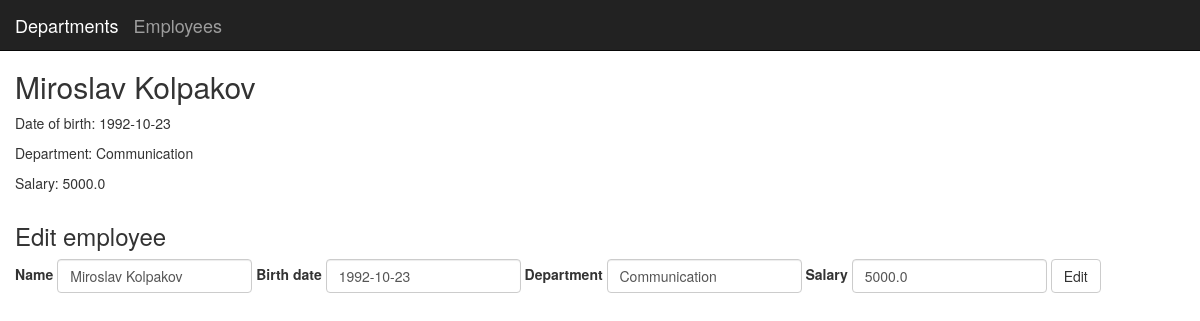
The app's page /employee/4 with its own data.
### application/models/models.py (models this page shows, shortened)
class Employee(db.Model):
    id = db.Column(db.Integer, primary_key=True)
    name = db.Column(db.String(90), nullable=False)
    birth_date = db.Column(db.Date, nullable=False)
    department = db.Column(db.String(50), nullable=False)
    salary = db.Column(db.Float, nullable=False)

### application/views/views_employees.py (the view)
@app.route("/employee/<id_>")
def employee(id_):
    emp = Employee.query.get(id_)
    form = EditEmployeeForm()
    if not emp:
        abort(404)
    return render_template("employee.html", employee=emp, form=form)

### application/forms/forms.py
class EditEmployeeForm(FlaskForm):
    name = StringField("Name", validators=[DataRequired()])
    birth_date = StringField("Birth date", validators=[DataRequired()])
    department = StringField("Department", validators=[DataRequired()])
    salary = FloatField("Salary", validators=[DataRequired()])
    edit = SubmitField("Edit")

### application/templates/employee.html (shortened to what this page needs)
{% extends "base.html" %}
{% block content %}
<div class="container">
<h2>{{employee.name}}</h2>
<p>Date of birth: {{employee.birth_date}}</p>
<p>Department: {{employee.department}}</p>
<p>Salary: {{employee.salary}}</p>
</div>
<div class="container">
  <h3>Edit employee</h3>
  <form method="POST" class="form-inline">
    <div class="form-group">
      {{ form.name.label }}
      {{ form.name(class="form-control", placeholder="Enter name", value=employee.name)}}
    </div>
    <div class="form-group">
      {{ form.birth_date.label }}
      {{ form.birth_date(class="form-control", placeholder="Enter birth date", value=employee.birth_date)}}
    </div>
    <div class="form-group">
      {{ form.department.label }}
      {{ form.department(class="form-control", placeholder="Enter department name", value=employee.department)}}
    </div>
    <div class="form-group">
      {{ form.salary.label }}
      {{ form.salary(class="form-control", placeholder="Enter salary", value=employee.salary)}}
    </div>
    {{ form.edit(class="btn btn-default")}}
  </form>
</div>
{% endblock %}

### records on screen
Employee: name "Miroslav Kolpakov", birth_date "1992-10-23", department "Communication", salary "5000.0"
